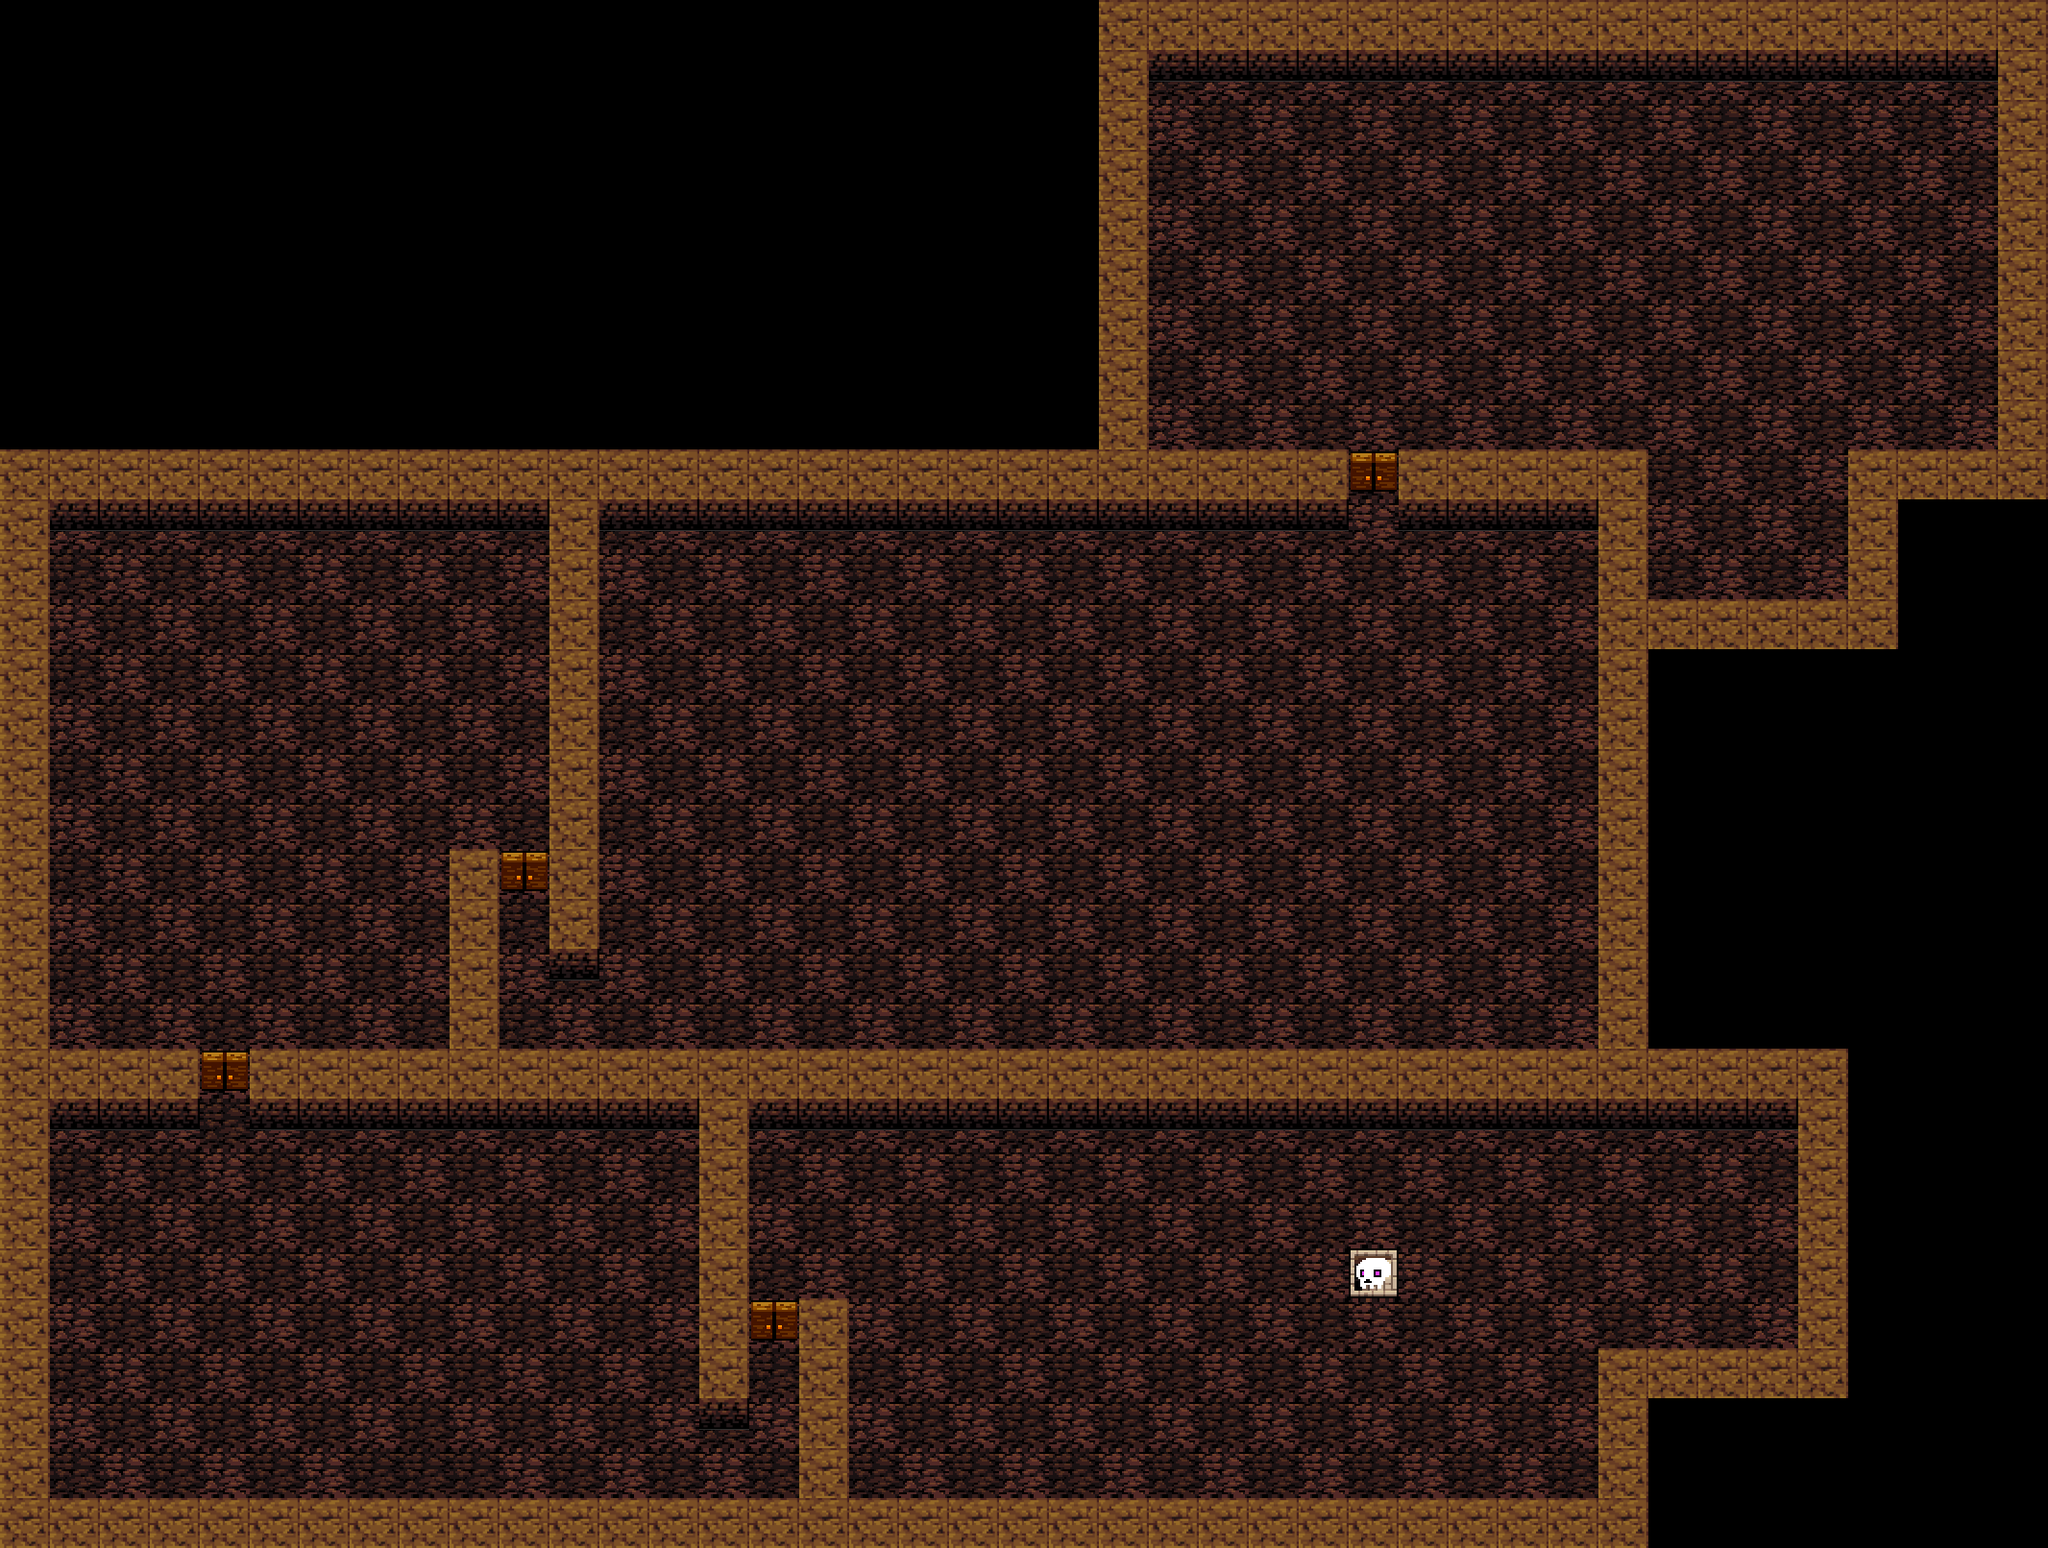

This game map was drawn from its Tiled (.tmx) file and the tilesets committed beside it. A one-line description and the full map source follow:
An orthogonal 41x31 tile map with 52x52 px tiles, 2 tile layers (Background, Foreground).

<map version="1.5" tiledversion="1.7.1" orientation="orthogonal" renderorder="left-up" width="41" height="31" tilewidth="52" tileheight="52" infinite="0" nextlayerid="3" nextobjectid="1">
 <tileset firstgid="1" source="sueloParedes.tsx" />
 <layer id="1" name="Background" width="41" height="31">
  <data encoding="csv">
0,0,0,0,0,0,0,0,0,0,0,0,0,0,0,0,0,0,0,0,0,0,0,0,0,0,0,0,0,0,0,0,0,0,0,0,0,0,0,0,0,
0,0,0,0,0,0,0,0,0,0,0,0,0,0,0,0,0,0,0,0,0,0,0,2,1,2,1,2,1,2,1,2,1,2,1,2,1,2,1,2,0,
0,0,0,0,0,0,0,0,0,0,0,0,0,0,0,0,0,0,0,0,0,0,0,1,2,1,2,1,2,1,2,1,2,1,2,1,2,1,2,1,0,
0,0,0,0,0,0,0,0,0,0,0,0,0,0,0,0,0,0,0,0,0,0,0,2,1,2,1,2,1,2,1,2,1,2,1,2,1,2,1,2,0,
0,0,0,0,0,0,0,0,0,0,0,0,0,0,0,0,0,0,0,0,0,0,0,1,2,1,2,1,2,1,2,1,2,1,2,1,2,1,2,1,0,
0,0,0,0,0,0,0,0,0,0,0,0,0,0,0,0,0,0,0,0,0,0,0,2,1,2,1,2,1,2,1,2,1,2,1,2,1,2,1,2,0,
0,0,0,0,0,0,0,0,0,0,0,0,0,0,0,0,0,0,0,0,0,0,0,1,2,1,2,1,2,1,2,1,2,1,2,1,2,1,2,1,0,
0,0,0,0,0,0,0,0,0,0,0,0,0,0,0,0,0,0,0,0,0,0,0,2,1,2,1,2,1,2,1,2,1,2,1,2,1,2,1,2,0,
0,0,0,0,0,0,0,0,0,0,0,0,0,0,0,0,0,0,0,0,0,0,0,1,2,1,2,1,2,1,2,1,2,1,2,1,2,1,2,1,0,
0,0,0,0,0,0,0,0,0,0,0,0,0,0,0,0,0,0,0,0,0,0,0,0,0,0,0,2,0,0,0,0,0,2,1,2,1,0,0,0,0,
0,1,2,1,2,1,2,1,2,1,2,0,2,1,2,1,2,1,2,1,2,1,2,1,2,1,2,1,2,1,2,1,0,1,2,1,2,0,0,0,0,
0,2,1,2,1,2,1,2,1,2,1,0,1,2,1,2,1,2,1,2,1,2,1,2,1,2,1,2,1,2,1,2,0,2,1,2,1,0,0,0,0,
0,1,2,1,2,1,2,1,2,1,2,0,2,1,2,1,2,1,2,1,2,1,2,1,2,1,2,1,2,1,2,1,0,0,0,0,0,0,0,0,0,
0,2,1,2,1,2,1,2,1,2,1,0,1,2,1,2,1,2,1,2,1,2,1,2,1,2,1,2,1,2,1,2,0,0,0,0,0,0,0,0,0,
0,1,2,1,2,1,2,1,2,1,2,0,2,1,2,1,2,1,2,1,2,1,2,1,2,1,2,1,2,1,2,1,0,0,0,0,0,0,0,0,0,
0,2,1,2,1,2,1,2,1,2,1,0,1,2,1,2,1,2,1,2,1,2,1,2,1,2,1,2,1,2,1,2,0,0,0,0,0,0,0,0,0,
0,1,2,1,2,1,2,1,2,1,2,0,2,1,2,1,2,1,2,1,2,1,2,1,2,1,2,1,2,1,2,1,0,0,0,0,0,0,0,0,0,
0,2,1,2,1,2,1,2,1,0,1,0,1,2,1,2,1,2,1,2,1,2,1,2,1,2,1,2,1,2,1,2,0,0,0,0,0,0,0,0,0,
0,1,2,1,2,1,2,1,2,0,2,0,2,1,2,1,2,1,2,1,2,1,2,1,2,1,2,1,2,1,2,1,0,0,0,0,0,0,0,0,0,
0,2,1,2,1,2,1,2,1,0,1,2,1,2,1,2,1,2,1,2,1,2,1,2,1,2,1,2,1,2,1,2,0,0,0,0,0,0,0,0,0,
0,1,2,1,2,1,2,1,2,0,2,1,2,1,2,1,2,1,2,1,2,1,2,1,2,1,2,1,2,1,2,1,0,0,0,0,0,0,0,0,0,
0,0,0,0,1,0,0,0,0,0,0,0,0,0,0,0,0,0,0,0,0,0,0,0,0,0,0,0,0,0,0,0,0,0,0,0,0,0,0,0,0,
0,1,2,1,2,1,2,1,2,1,2,1,2,1,0,1,2,1,2,1,2,1,2,1,2,1,2,1,2,1,2,1,2,1,2,1,0,0,0,0,0,
0,2,1,2,1,2,1,2,1,2,1,2,1,2,0,2,1,2,1,2,1,2,1,2,1,2,1,2,1,2,1,2,1,2,1,2,0,0,0,0,0,
0,1,2,1,2,1,2,1,2,1,2,1,2,1,0,1,2,1,2,1,2,1,2,1,2,1,2,1,2,1,2,1,2,1,2,1,0,0,0,0,0,
0,2,1,2,1,2,1,2,1,2,1,2,1,2,0,2,1,2,1,2,1,2,1,2,1,2,1,3,1,2,1,2,1,2,1,2,0,0,0,0,0,
0,1,2,1,2,1,2,1,2,1,2,1,2,1,0,1,0,1,2,1,2,1,2,1,2,1,2,1,2,1,2,1,2,1,2,1,0,0,0,0,0,
0,2,1,2,1,2,1,2,1,2,1,2,1,2,0,2,0,2,1,2,1,2,1,2,1,2,1,2,1,2,1,2,0,0,0,0,0,0,0,0,0,
0,1,2,1,2,1,2,1,2,1,2,1,2,1,2,1,0,1,2,1,2,1,2,1,2,1,2,1,2,1,2,1,0,0,0,0,0,0,0,0,0,
0,2,1,2,1,2,1,2,2,2,1,2,1,2,1,2,0,2,1,2,1,2,1,2,1,2,1,2,1,2,1,2,0,0,0,0,0,0,0,0,0,
0,0,0,0,0,0,0,0,0,0,0,0,0,0,0,0,0,0,0,0,0,0,0,0,0,0,0,0,0,0,0,0,0,0,0,0,0,0,0,0,0
</data>
 </layer>
 <layer id="2" name="Foreground" width="41" height="31">
  <data encoding="csv">
0,0,0,0,0,0,0,0,0,0,0,0,0,0,0,0,0,0,0,0,0,0,5,5,5,5,5,5,5,5,5,5,5,5,5,5,5,5,5,5,5,
0,0,0,0,0,0,0,0,0,0,0,0,0,0,0,0,0,0,0,0,0,0,5,6,6,6,6,6,6,6,6,6,6,6,6,6,6,6,6,6,5,
0,0,0,0,0,0,0,0,0,0,0,0,0,0,0,0,0,0,0,0,0,0,5,0,0,0,0,0,0,0,0,0,0,0,0,0,0,0,0,0,5,
0,0,0,0,0,0,0,0,0,0,0,0,0,0,0,0,0,0,0,0,0,0,5,0,0,0,0,0,0,0,0,0,0,0,0,0,0,0,0,0,5,
0,0,0,0,0,0,0,0,0,0,0,0,0,0,0,0,0,0,0,0,0,0,5,0,0,0,0,0,0,0,0,0,0,0,0,0,0,0,0,0,5,
0,0,0,0,0,0,0,0,0,0,0,0,0,0,0,0,0,0,0,0,0,0,5,0,0,0,0,0,0,0,0,0,0,0,0,0,0,0,0,0,5,
0,0,0,0,0,0,0,0,0,0,0,0,0,0,0,0,0,0,0,0,0,0,5,0,0,0,0,0,0,0,0,0,0,0,0,0,0,0,0,0,5,
0,0,0,0,0,0,0,0,0,0,0,0,0,0,0,0,0,0,0,0,0,0,5,0,0,0,0,0,0,0,0,0,0,0,0,0,0,0,0,0,5,
0,0,0,0,0,0,0,0,0,0,0,0,0,0,0,0,0,0,0,0,0,0,5,0,0,0,0,0,0,0,0,0,0,0,0,0,0,0,0,0,5,
5,5,5,5,5,5,5,5,5,5,5,5,5,5,5,5,5,5,5,5,5,5,5,5,5,5,5,7,5,5,5,5,5,0,0,0,0,5,5,5,5,
5,6,6,6,6,6,6,6,6,6,6,5,6,6,6,6,6,6,6,6,6,6,6,6,6,6,6,0,6,6,6,6,5,0,0,0,0,5,0,0,0,
5,0,0,0,0,0,0,0,0,0,0,5,0,0,0,0,0,0,0,0,0,0,0,0,0,0,0,0,0,0,0,0,5,0,0,0,0,5,0,0,0,
5,0,0,0,0,0,0,0,0,0,0,5,0,0,0,0,0,0,0,0,0,0,0,0,0,0,0,0,0,0,0,0,5,5,5,5,5,5,0,0,0,
5,0,0,0,0,0,0,0,0,0,0,5,0,0,0,0,0,0,0,0,0,0,0,0,0,0,0,0,0,0,0,0,5,0,0,0,0,0,0,0,0,
5,0,0,0,0,0,0,0,0,0,0,5,0,0,0,0,0,0,0,0,0,0,0,0,0,0,0,0,0,0,0,0,5,0,0,0,0,0,0,0,0,
5,0,0,0,0,0,0,0,0,0,0,5,0,0,0,0,0,0,0,0,0,0,0,0,0,0,0,0,0,0,0,0,5,0,0,0,0,0,0,0,0,
5,0,0,0,0,0,0,0,0,0,0,5,0,0,0,0,0,0,0,0,0,0,0,0,0,0,0,0,0,0,0,0,5,0,0,0,0,0,0,0,0,
5,0,0,0,0,0,0,0,0,5,7,5,0,0,0,0,0,0,0,0,0,0,0,0,0,0,0,0,0,0,0,0,5,0,0,0,0,0,0,0,0,
5,0,0,0,0,0,0,0,0,5,0,5,0,0,0,0,0,0,0,0,0,0,0,0,0,0,0,0,0,0,0,0,5,0,0,0,0,0,0,0,0,
5,0,0,0,0,0,0,0,0,5,0,6,0,0,0,0,0,0,0,0,0,0,0,0,0,0,0,0,0,0,0,0,5,0,0,0,0,0,0,0,0,
5,0,0,0,0,0,0,0,0,5,0,0,0,0,0,0,0,0,0,0,0,0,0,0,0,0,0,0,0,0,0,0,5,0,0,0,0,0,0,0,0,
5,5,5,5,7,5,5,5,5,5,5,5,5,5,5,5,5,5,5,5,5,5,5,5,5,5,5,5,5,5,5,5,5,5,5,5,5,0,0,0,0,
5,6,6,6,0,6,6,6,6,6,6,6,6,6,5,6,6,6,6,6,6,6,6,6,6,6,6,6,6,6,6,6,6,6,6,6,5,0,0,0,0,
5,0,0,0,0,0,0,0,0,0,0,0,0,0,5,0,0,0,0,0,0,0,0,0,0,0,0,0,0,0,0,0,0,0,0,0,5,0,0,0,0,
5,0,0,0,0,0,0,0,0,0,0,0,0,0,5,0,0,0,0,0,0,0,0,0,0,0,0,0,0,0,0,0,0,0,0,0,5,0,0,0,0,
5,0,0,0,0,0,0,0,0,0,0,0,0,0,5,0,0,0,0,0,0,0,0,0,0,0,0,4,0,0,0,0,0,0,0,0,5,0,0,0,0,
5,0,0,0,0,0,0,0,0,0,0,0,0,0,5,7,5,0,0,0,0,0,0,0,0,0,0,0,0,0,0,0,0,0,0,0,5,0,0,0,0,
5,0,0,0,0,0,0,0,0,0,0,0,0,0,5,0,5,0,0,0,0,0,0,0,0,0,0,0,0,0,0,0,5,5,5,5,5,0,0,0,0,
5,0,0,0,0,0,0,0,0,0,0,0,0,0,6,0,5,0,0,0,0,0,0,0,0,0,0,0,0,0,0,0,5,0,0,0,0,0,0,0,0,
5,0,0,0,0,0,0,0,0,0,0,0,0,0,0,0,5,0,0,0,0,0,0,0,0,0,0,0,0,0,0,0,5,0,0,0,0,0,0,0,0,
5,5,5,5,5,5,5,5,5,5,5,5,5,5,5,5,5,5,5,5,5,5,5,5,5,5,5,5,5,5,5,5,5,0,0,0,0,0,0,0,0
</data>
 </layer>
</map>